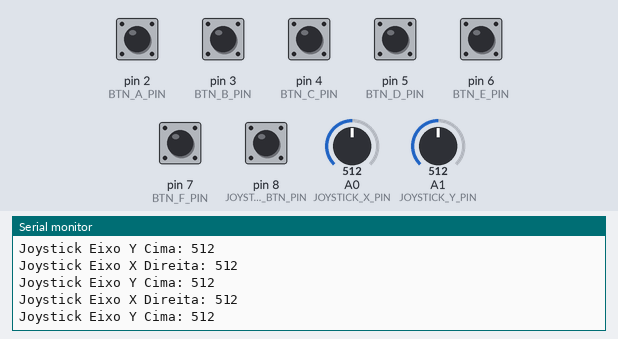
A sketch run on a simulated Arduino Uno, built with avr-gcc and run on an emulated ATmega328P. On the bench: the last lines printed to the serial monitor. Inputs (shaded band) come from the test bench; at power-on: pin 2 (BTN_A_PIN), pin 3 (BTN_B_PIN), pin 4 (BTN_C_PIN), pin 5 (BTN_D_PIN), pin 6 (BTN_E_PIN), pin 7 (BTN_F_PIN), pin 8 (JOYSTICK_BTN_PIN) HIGH, A1 (JOYSTICK_Y_PIN) = 512, A0 (JOYSTICK_X_PIN) = 512.

Above: at 1.2 s.
1.3 s: A1 (JOYSTICK_Y_PIN) set to 440
At 1.49 s:
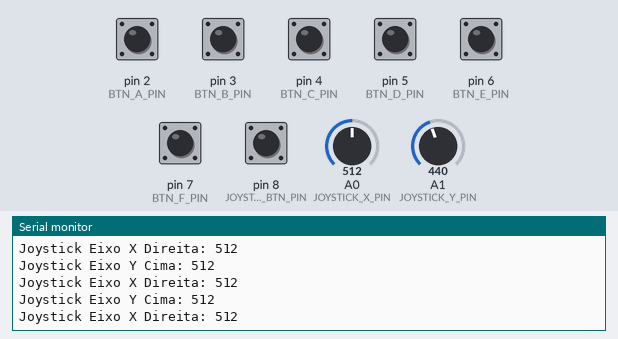
4.3 s: A0 (JOYSTICK_X_PIN) set to 240
At 4.5 s:
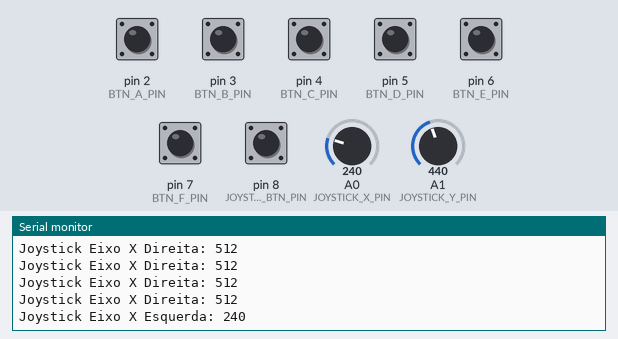

The sketch:

funduino_joystick_debug.ino
```cpp
#define BTN_A_PIN 2
#define BTN_B_PIN 3
#define BTN_C_PIN 4
#define BTN_D_PIN 5
#define BTN_E_PIN 6
#define BTN_F_PIN 7
#define JOYSTICK_BTN_PIN 8
#define JOYSTICK_X_PIN A0
#define JOYSTICK_Y_PIN A1

void setup() {
  Serial.begin(9600);

   // inicializam os pinos dos push buttons como pull up
   pinMode(BTN_A_PIN, INPUT_PULLUP);
   pinMode(BTN_B_PIN, INPUT_PULLUP);
   pinMode(BTN_C_PIN, INPUT_PULLUP);
   pinMode(BTN_D_PIN, INPUT_PULLUP);
   pinMode(BTN_E_PIN, INPUT_PULLUP);
   pinMode(BTN_F_PIN, INPUT_PULLUP);
   pinMode(JOYSTICK_BTN_PIN, INPUT_PULLUP);
}

void loop() {
  // obtém valores dos push buttons
  int valorBotaoA = digitalRead(BTN_A_PIN);
  if (valorBotaoA == LOW) {
    Serial.println("Botão A pressionado.");
  }

  int valorBotaoB = digitalRead(BTN_B_PIN);
  if (valorBotaoB == LOW) {
    Serial.println("Botão B pressionado.");
  }

  int valorBotaoC = digitalRead(BTN_C_PIN);
  if (valorBotaoC == LOW) {
    Serial.println("Botão C pressionado.");
  }

  int valorBotaoD = digitalRead(BTN_D_PIN);
  if (valorBotaoD == LOW) {
    Serial.println("Botão D pressionado.");
  }

  int valorBotaoE = digitalRead(BTN_E_PIN);
  if (valorBotaoE == LOW) {
    Serial.println("Botão E pressionado.");
  }

  int valorBotaoF = digitalRead(BTN_F_PIN);
  if (valorBotaoF == LOW) {
    Serial.println("Botão F pressionado.");
  }

  int valorBotaoJoystick = digitalRead(JOYSTICK_BTN_PIN);
  if (valorBotaoJoystick == LOW) {
    Serial.println("Botão do Joystick pressionado.");
  }

  // obtém valores do joystick analógico (X e Y)
  int valorX = analogRead(JOYSTICK_X_PIN);
  if (valorX < 250) {
    Serial.print("Joystick Eixo X Esquerda: ");
    Serial.println(valorX);
  }
  if (valorX > 450) {
    Serial.print("Joystick Eixo X Direita: ");
    Serial.println(valorX);
  }
  // adicione um pequeno atraso para estabilizar a leitura do sinal analógico
  // e evitar leituras inconsistentes
  delay(75);
  int valorY = analogRead(JOYSTICK_Y_PIN);
  if (valorY < 250) {
    Serial.print("Joystick Eixo Y Baixo: ");
    Serial.println(valorY);
  }
  if (valorY > 450) {
    Serial.print("Joystick Eixo Y Cima: ");
    Serial.println(valorY);
  }

  // debouncing
  delay(75);
}
```

Measured:
- after the input at 4.3 s, the serial monitor: prints a new line after 0.07 s (image 2)
